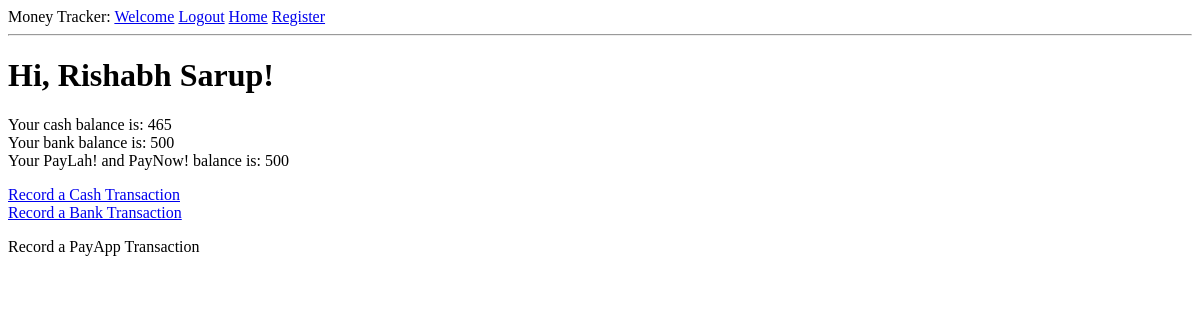
The page /home (signed in) on the database as committed earlier.
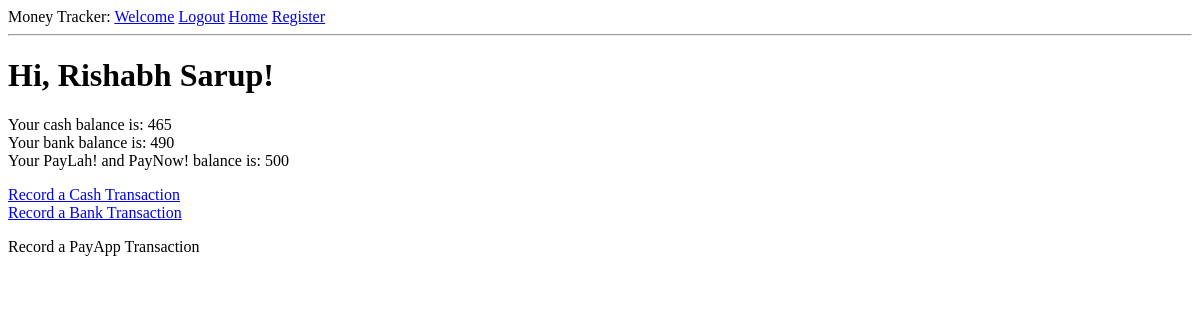
The same page on the database as committed later.
### app/models.py (models this page shows, shortened)
class User(UserMixin, db.Model):
    id = db.Column(db.Integer, primary_key=True)
    username = db.Column(db.String(64), index=True, unique=True)
    email = db.Column(db.String(120), index=True, unique=True)
    cashBalance = db.Column(db.Integer, index = True)
    bankBalance = db.Column(db.Integer, index = True)
    payappBalance = db.Column(db.Integer, index = True)
    password_hash = db.Column(db.String(128))
    allCashTransactions = db.relationship('CashTransaction', backref = 'cashspender', lazy = 'dynamic')
    allBankTransactions = db.relationship('BankTransaction', backref= 'bankspender', lazy = 'dynamic')
    allPayAppTransactions = db.relationship('PayAppTransaction', backref = 'payappspender', lazy = 'dynamic' )

### app/routes.py (the view)
@app.route('/home')
@login_required
def home():
    user = {"username": "Rishabh Sarup"}
    return render_template('home.html', title = "Home", user=user)

### app/models.py (called while the page is built)
@login.user_loader
def load_user(id):
    return User.query.get(int(id))

### app/templates/home.html
{% extends "base.html" %}
{% block content %}
   <h1>Hi, {{ current_user.username }}!</h1>
   <p> Your cash balance is: {{current_user.cashBalance}}
     <br>
     Your bank balance is: {{current_user.bankBalance}}
     <br>
     Your PayLah! and PayNow! balance is: {{current_user.payappBalance}}
   </p>
   <a href = "{{url_for('logcash')}}"> Record a Cash Transaction </a> <br>
   <a href = "{{url_for('logbank')}}"> Record a Bank Transaction </a>
   <p> Record a PayApp Transaction </p>
{% endblock %}

### app/templates/base.html (shortened to what this page needs)
<html>
    <head>
    </head>
    <body>
        <div>
            Money Tracker:
            <a href="{{ url_for('index') }}">Welcome</a>
            {% if current_user.is_anonymous %}
            <a href="{{ url_for('login') }}">Login</a>
            {% else %}
            <a href="{{ url_for('logout') }}">Logout</a>
            {% endif %}
            <a href="{{ url_for('home') }}">Home</a>
            <a href = "{{url_for('register')}}"> Register</a>
        </div>
        <hr>
        {% block content %}{% endblock %}
    </body>
</html>

Rows that differ between the two databases and show on the page:
changed User "Rishabh Sarup": bankBalance "500" → "490"
